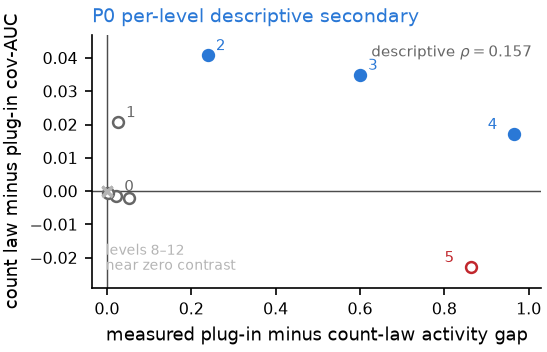

Here is the Python script that generated this plot:
#!/usr/bin/env python
"""Frozen descriptive P0 secondary: per-level calibration gap vs gain.

One point is one MAZE-SCORE goal-distance level. The x-axis pools observed
group counts across both P0 arms and all 48 blocks, exactly as frozen. The
y-axis is the block-paired count-law-minus-plug-in cov-AUC difference at that
level. Neither levels nor pooled groups are independent replicates; the panel
is descriptive and must not be read as a mediation analysis.
"""
import json
import os

import matplotlib

matplotlib.use("Agg")
import matplotlib.pyplot as plt
import numpy as np

HERE = os.path.dirname(os.path.abspath(__file__))
ROOT = os.path.dirname(os.path.dirname(HERE))
ANALYSIS = os.path.join(
    ROOT,
    "curriculum_maxrl",
    "group_law_flip",
    "GROUP_LAW_FLIP_ANALYSIS.json",
)

BLUE = "#2a78d6"
GRAY = "#666666"
LIGHT_GRAY = "#b4b4b4"
RED = "#c1272d"

plt.rcParams.update({
    "font.size": 8.5,
    "axes.titlesize": 9,
    "axes.labelsize": 8.5,
    "xtick.labelsize": 7.5,
    "ytick.labelsize": 7.5,
    "axes.spines.top": False,
    "axes.spines.right": False,
    "axes.linewidth": 0.8,
    "pdf.fonttype": 42,
    "ps.fonttype": 42,
})

with open(ANALYSIS, encoding="utf-8") as handle:
    secondary = json.load(handle)["descriptive_secondary"]

rows = secondary["per_level"]
levels = np.arange(13)
gaps = np.array([
    rows[str(level)]["measured_plugin_minus_group_law_gap"]
    for level in levels
])
gains = np.array([
    rows[str(level)]["mean_cov_auc_difference_grouplaw_minus_plugin"]
    for level in levels
])

fig, ax = plt.subplots(figsize=(3.65, 2.35))
ax.axhline(0, color="black", lw=0.7, alpha=0.7)
ax.axvline(0, color="black", lw=0.7, alpha=0.7)

for level, gap, gain in zip(levels, gaps, gains):
    if level in (2, 3, 4):
        color, marker, face = BLUE, "o", BLUE
    elif level == 5:
        color, marker, face = RED, "o", "white"
    elif level >= 8:
        color, marker, face = LIGHT_GRAY, "x", LIGHT_GRAY
    else:
        color, marker, face = GRAY, "o", "white"
    ax.plot(
        gap,
        gain,
        marker=marker,
        ms=5.2,
        color=color,
        mfc=face,
        mew=1.2,
        linestyle="none",
        zorder=4,
    )
    if level <= 5:
        dx = 4 if level not in (4, 5) else -8
        ha = "left" if dx > 0 else "right"
        ax.annotate(
            str(level),
            (gap, gain),
            xytext=(dx, 2.5),
            textcoords="offset points",
            fontsize=7,
            color=color,
            ha=ha,
        )

rho = secondary["spearman_gap_vs_coverage_difference"]
ax.text(
    0.98,
    0.96,
    rf"descriptive $\rho={rho:.3f}$",
    transform=ax.transAxes,
    ha="right",
    va="top",
    fontsize=7.3,
    color=GRAY,
)
ax.text(
    0.03,
    0.06,
    "levels 8–12\nnear zero contrast",
    transform=ax.transAxes,
    ha="left",
    va="bottom",
    fontsize=6.8,
    color=LIGHT_GRAY,
    linespacing=1.1,
)
ax.set_xlim(-0.035, 1.03)
ax.set_ylim(-0.029, 0.047)
ax.set_xlabel("measured plug-in minus count-law activity gap")
ax.set_ylabel("count law minus plug-in cov-AUC")
ax.set_title("P0 per-level descriptive secondary", loc="left", color=BLUE)

fig.tight_layout(pad=0.35)
fig.savefig(os.path.join(HERE, "fig_grouplaw_secondary.pdf"))
fig.savefig(os.path.join(HERE, "fig_grouplaw_secondary.png"), dpi=150)
print("wrote fig_grouplaw_secondary.pdf / .png")
